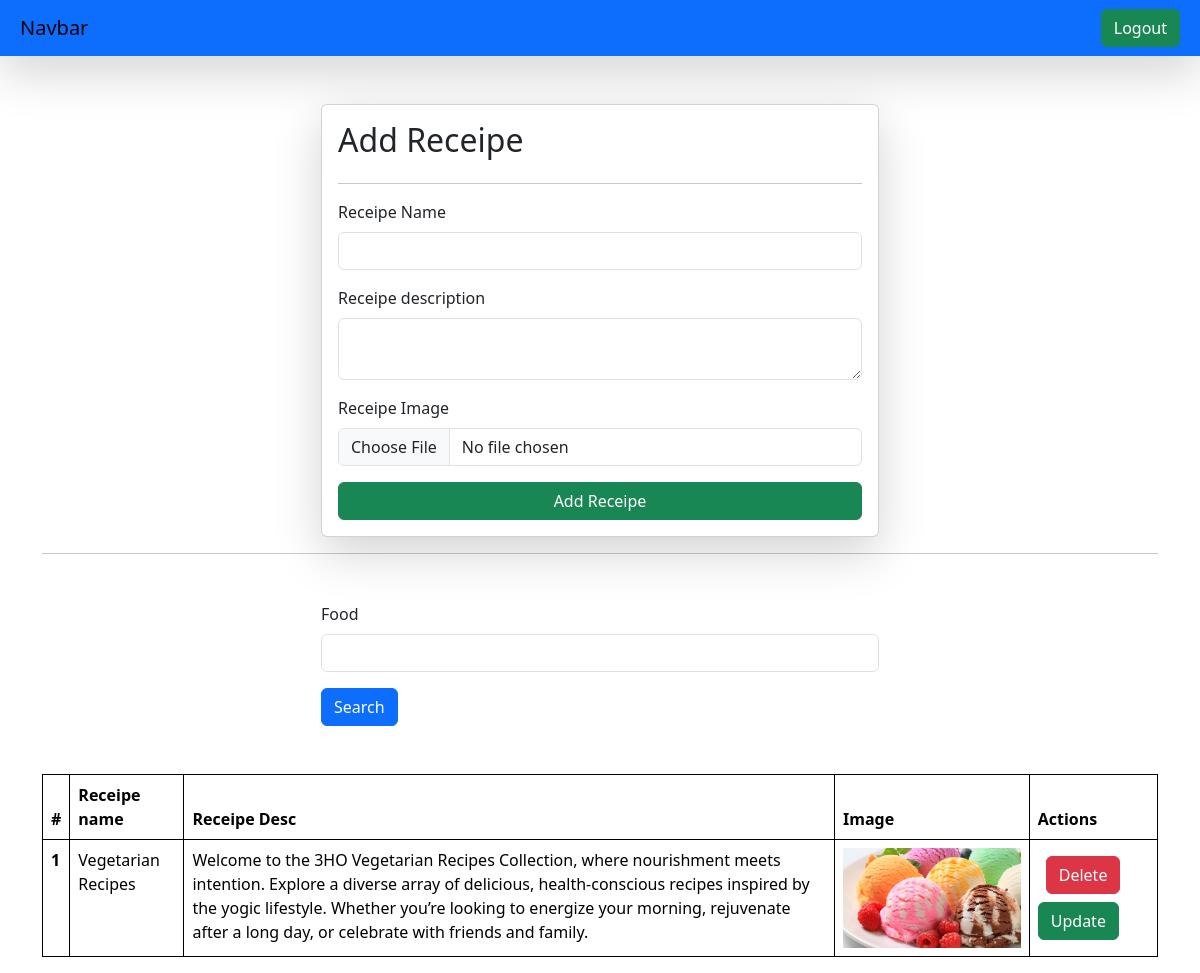
The app's page /receipes/ (signed in) with its own data.
### vege/models.py (models this page shows, shortened)
class Receipe(models.Model):
    user = models.ForeignKey(User, on_delete=models.SET_NULL , null = True , blank=True)
    receipe_name = models.CharField(max_length=100)
    receipe_description = models.TextField()
    receipe_image = models.ImageField(upload_to="receipe")
    recipe_view_count = models.IntegerField(default=1)

### vege/views.py (the view, shortened to what this page needs)
# urls.py: path('receipes/', receipes, name="receipes"),
@login_required(login_url="/login/")
def receipes(request):
    queryset = Receipe.objects.all()
    if request.GET.get('search'):
        queryset =queryset.filter(receipe_name__icontains = request.GET.get('search'))
    context = {'receipes': queryset}
    return render(request, 'vege/receipes.html', context)

### vege/templates/vege/receipes.html (shortened to what this page needs)
{% extends "home/base.html" %}
{% block start %}
<div class = "container mt-5">
     <form class="col-6 mx-auto card p-3 shadow-lg" method="post" enctype="multipart/form-data">
  <h2>Add Receipe</h2>
  <hr>
  <div class="mb-3">
    <label for="exampleInputEmail1" class="form-label">Receipe Name</label>
    <input name="receipe_name" required type="text" class="form-control">
  </div>
  <div class="mb-3">
    <label for="exampleInputPassword1"class="form-label">Receipe description</label>
    <textarea class="form-control" name="receipe_description" required></textarea>
  </div>
  <div class="mb-3">
    <label for="exampleInputPassword1" class="form-label">Receipe Image</label>
    <input name="receipe_image" type="file" class="form-control">
  </div>
  <button type="submit" class="btn btn-success">Add Receipe</button>
       </form>
       <hr>
      <div class="mt-5">
        <div class="mx-auto col-6">
          <form>
          <div class="mb-3">
            <label for="exampleInputEmail1" class="form-label"><Search >Food</label>
            <input name="search" type="text" class="form-control">
         </div>
         <button type="submit" class="btn btn-primary">Search</button>
        </form>
        </div>
      </div>
      <table class="table mt-5">
  <thead>
    <tr>
      <th scope="col">#</th>
      <th scope="col">Receipe name</th>
      <th scope="col">Receipe Desc</th>
      <th scope="col">Image</th>
      <th scope="col">Actions</th>
    </tr>
  </thead>
  <tbody>
    {% for receipe in receipes %}
    <tr>
      <th scope="row">{{forloop.counter}}</th>
      <td>{{receipe.receipe_name}}</td>
      <td>{{receipe.receipe_description}}</td>
      <td>
        <img src="/media/{{receipe.receipe_image}}" style="height : 100px"></td>
        <td>
          <a href="/delete-receipe/{{receipe.id}}/" class="btn btn-danger m-2">Delete</button>
          <a href="/update-receipe/{{receipe.id}}/" class="btn btn-success">Update</button>
          </td>
    </tr>
    {% endfor %}
  </tbody>
</table>
</div>
    {% endblock %}

### home/templates/home/base.html (style rules this page uses)
table, th, td { border: 1px solid black; }

### records on screen
Receipe: receipe_name "Vegetarian Recipes", receipe_description "Welcome to the 3HO Vegetarian Recipes Collection, where nourishment meets intention. Explore a diverse array of delicious, health-conscious recipes inspired by the yogic lifestyle. Whether you’re looking to energize your morning, rejuvenate after a long day, or celebrate with friends and family.", receipe_image (picture)
